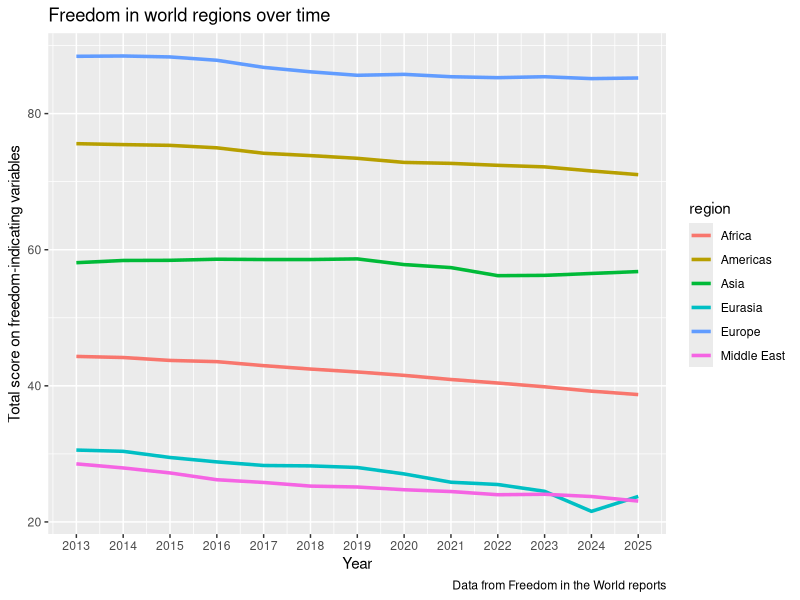
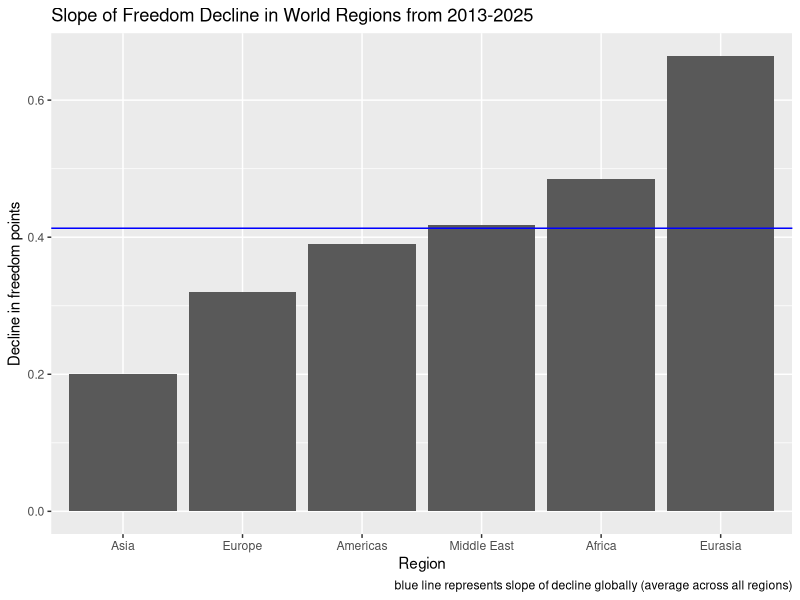

These charts were generated, in order, by the following R code:
## ---- chunk 1
library(tidyverse)
FIWdata <-read_csv("data/FIWdatacsv.csv")
head(FIWdata)
## ---- chunk 2
FIWdata <- FIWdata |>
  rename(
    country_territory = `Freedom in the World 2013-2025 Raw Data`,
    region = `...2`,
    ct = `...3`,
    edition = `...4`,
    status = `...5`,
    pr_rating = `...6`,
    cl_rating = `...7`,
    a1 = `...8`, a2 = `...9`, a3 = `...10`, a = `...11`,
    b1 = `...12`, b2 = `...13`, b3 = `...14`, b4 = `...15`, b = `...16`,
    c1 = `...17`, c2 = `...18`, c3 = `...19`, c = `...20`,
    add_q = `...21`, add_a = `...22`, pr = `...23`,
    d1 = `...24`, d2 = `...25`, d3 = `...26`, d4 = `...27`, d = `...28`,
    e1 = `...29`, e2 = `...30`, e3 = `...31`, e = `...32`,
    f1 = `...33`, f2 = `...34`, f3 = `...35`, f4 = `...36`, f = `...37`,
    g1 = `...38`, g2 = `...39`, g3 = `...40`, g4 = `...41`, g = `...42`,
    cl = `...43`, total = `...44`
    )
## ---- chunk 3
FIWdata <- FIWdata[-1, ]
## ---- chunk 4
region_time_plot <- FIWdata |>
  mutate(edition = as.numeric(edition), 
         total = as.numeric(total)) |>
  group_by(edition, region) |>
  summarize(mean_total = mean(total, na.rm = TRUE)) |>
  ggplot(aes(x = edition, y = mean_total, color = region)) +
  geom_line(linewidth = 1.2) +
  scale_x_continuous(breaks = seq(2013,2025, by = 1)) +
  labs(
    title = "Freedom in world regions over time",
    x = "Year",
    y = "Total score on freedom-indicating variables",
    caption = "Data from Freedom in the World reports"
  )
region_time_plot
## ---- chunk 5
FIW2 <- FIWdata |>
  mutate(edition = as.numeric(edition), 
         total = as.numeric(total)) |>
  group_by(edition, region) |>
  summarize(mean_total = mean(total))
## ---- chunk 6
global_model <- lm(mean_total ~ edition, data = FIW2)

global_tibble <- tibble(
  intercept = 886.0584,
  edition = -0.4131
)
knitr::kable(global_tibble)
## ---- chunk 7
regional_model <- lm(mean_total ~ region * edition, data = FIW2)

regional_tibble <- tibble(
  region = c("Eurasia", "Africa", "Middle East", "Americas", "Europe", "Asia"),
  slope = c(-0.66443, -0.48518, -0.41831, -0.39027, -0.31957, -0.20086)
)
knitr::kable(regional_tibble, digits = 3)
## ---- chunk 8
regional_tibble |>
  mutate(slope_positive = abs(slope)) |>
  ggplot(aes(x = reorder(region, slope_positive), y = slope_positive)) +
  geom_col() +
  labs(
    title = "Slope of Freedom Decline in World Regions from 2013-2025",
    x = "Region",
    y = "Decline in freedom points",
    caption = "blue line represents slope of decline globally (average across all regions)"
  ) +
  geom_hline(yintercept = 0.4131, color = "blue")
## ---- chunk 9
library(broom)
tidy(regional_model) |>
  select(term, p.value) |>
  filter(term %in% c("edition", "regionAmericas:edition", "regionAsia:edition", "regionEurasia:edition", "regionEurope:edition", "regionMiddle East:edition")) |>
  knitr::kable(digits = 3)
